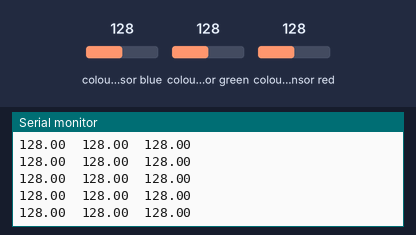
Simulated run of this sketch. Board: Arduino Nano 33 BLE. On the bench: the last lines printed to the serial monitor. The test bench sets the inputs (shaded band); at power-on: colour sensor blue 128, colour sensor green 128, colour sensor red 128.

Above: at 1.2 s.
1.3 s: colour sensor blue set to 5
At 2.1 s:
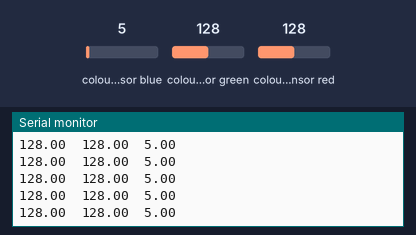
2.8 s: colour sensor green set to 5
At 3.5 s:
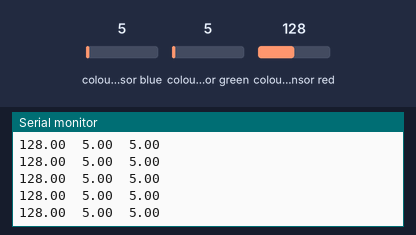
4.3 s: colour sensor red set to 5
At 4.8 s:
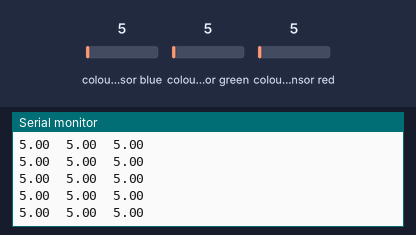

Measured:
- after the input at 1.3 s, the serial monitor: prints a new line at once (image 1)
- after the input at 2.8 s, the serial monitor: prints a new line at once (image 2)
- after the input at 4.3 s, the serial monitor: prints a new line at once (image 3)

The sketch:

a03a-color-data-forwarder.ino
```cpp
// for proximity, gesture, colour
#include <Arduino_APDS9960.h>

#define FREQUENCY_HZ        50
#define INTERVAL_MS         (1000 / (FREQUENCY_HZ + 1))

static unsigned long last_interval_ms = 0;
int proximity, gesture, colourR, colourG, colourB;

void setup() {
    Serial.begin(115200);
    Serial.println("Started");
    APDS.setGestureSensitivity(70);  // 0 to 100
    if (!APDS.begin()){
      Serial.println("Error initializing APDS9960 sensor.");
    /* Hacky way of stopping program executation in event of failure. */
      while(1);
    }
    // As per Arduino_APDS9960.h, 0=100%, 1=150%, 2=200%, 3=300%. Obviously more
    // boost results in more power consumption.
    APDS.setLEDBoost(0);
}

void loop() {

    if (millis() > last_interval_ms + INTERVAL_MS) {
       last_interval_ms = millis();
       if ( APDS.colorAvailable()) {
          APDS.readColor(colourR, colourG, colourB);
          Serial.print(colourR * 1.0);
          Serial.print('\t');
          Serial.print(colourG * 1.0);
          Serial.print('\t');
          Serial.println(colourB * 1.0);
       }
    }
}
```
